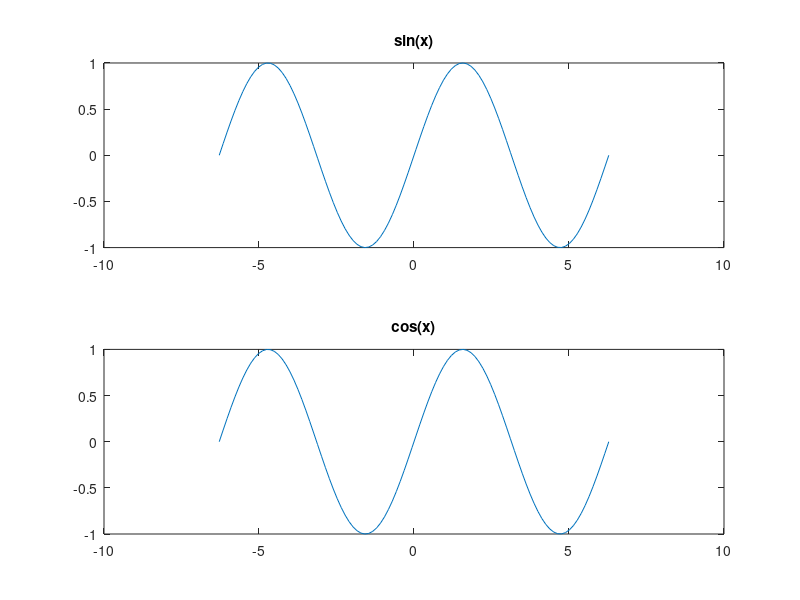

The MATLAB source for this figure:
%This script will plot the difference between the sin and cos functions.

x = linspace(-2*pi,2*pi,100);
y1 = sin(x);
y2 = cos(x);
subplot(2,1,1);plot(x,y1)
title('sin(x)')
subplot(2,1,2);plot(x,y1)
title('cos(x)')